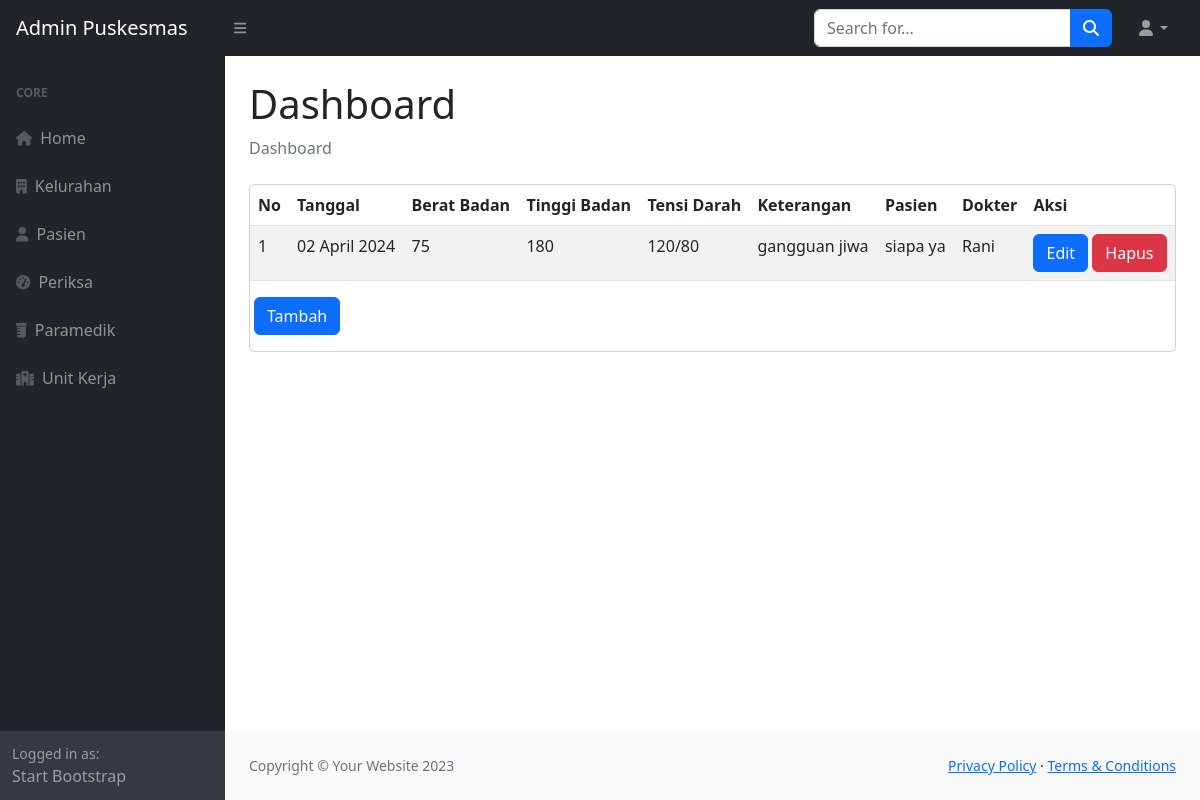
Page /admin/periksadb/index.php on the committed database.
### tables this page shows
CREATE TABLE `periksa` (
  `id` int(11) NOT NULL,
  `tanggal` date NOT NULL,
  `berat` double NOT NULL,
  `tinggi` double NOT NULL,
  `tensi` varchar(20) NOT NULL,
  `keterangan` varchar(100) DEFAULT NULL,
  `pasien_id` int(11) NOT NULL,
  `dokter_id` int(11) NOT NULL
);

CREATE TABLE `pasien` (
  `id` int(11) NOT NULL,
  `kode` varchar(10) NOT NULL,
  `nama` varchar(45) NOT NULL,
  `tmp_lahir` varchar(30) NOT NULL,
  `tgl_lahir` date NOT NULL,
  `gender` char(1) NOT NULL,
  `email` varchar(50) NOT NULL,
  `alamat` varchar(100) NOT NULL,
  `kelurahan_id` int(11) NOT NULL
);

CREATE TABLE `paramedik` (
  `id` int(11) NOT NULL,
  `nama` varchar(45) NOT NULL,
  `gender` char(1) NOT NULL,
  `tmp_lahir` varchar(30) NOT NULL,
  `tgl_lahir` date NOT NULL,
  `kategori` enum('Dokter Umum','Perawat','Bidan','Dokter Spesialis','Asisten Medis') DEFAULT NULL,
  `telpon` varchar(20) NOT NULL,
  `alamat` varchar(100) NOT NULL,
  `unit_kerja_id` int(11) NOT NULL
);

### admin/periksadb/index.php (the view)
<!DOCTYPE html>
<html lang="en">
    <?php require_once('../koneksi.php') ?>
    <?php include_once('../models/meta.php') ?>
    <body class="sb-nav-fixed">
        <?php include_once('../models/header.php') ?>
        <div id="layoutSidenav">
            <div id="layoutSidenav_nav">
                <?php include_once('../models/sidebar.php') ?>
            </div>
            <div id="layoutSidenav_content">
                <main>
                    <div class="container-fluid px-4">
                        <h1 class="mt-4">Dashboard</h1>
                        <ol class="breadcrumb mb-4">
                            <li class="breadcrumb-item active">Dashboard</li>
                        </ol>
                        <div class="card mb-4">
                            <div class="table-responsive">
                            <table class="table table-striped custom-table">
                                            <thead>
                                                <tr>
                                                    <th>No</th>
                                                    <th>Tanggal</th>
                                                    <th>Berat Badan</th>
                                                    <th>Tinggi Badan</th>
                                                    <th>Tensi Darah</th>
                                                    <th>Keterangan</th>
                                                    <th>Pasien</th>
                                                    <th>Dokter</th>
                                                    <th>Aksi</th>
                                                </tr>
                                            </thead>
                                            <tbody>
                                                <?php
                                                $no = 1;
                                                $sql = "SELECT periksa.*, pasien.nama as pasien, paramedik.nama as dokter FROM periksa INNER JOIN pasien ON periksa.pasien_id = pasien.id INNER JOIN paramedik ON periksa.dokter_id = paramedik.id";
                                                $stmt = $dbh->prepare($sql);
                                                $stmt->execute();
                                                $result = $stmt->fetchAll();
                                                foreach ($result as $row) { ?>
                                                    <tr>
                                                        <td><?= $no++ ?></td>
                                                        <td><?= date('d F Y', strtotime($row['tanggal'])); ?></td>
                                                        <td><?= $row['berat'] ?></td>
                                                        <td><?= $row['tinggi'] ?></td>
                                                        <td><?= $row['tensi'] ?></td>
                                                        <td><?= $row['keterangan'] ?></td>
                                                        <td><?= $row['pasien'] ?></td>
                                                        <td><?= $row['dokter'] ?></td>
                                                        <td>
                                                            <a class="btn btn-primary" href="editdata.php?id=<?= $row['id'] ?>">Edit</a>
                                                            <a class="btn btn-danger" href="hapusdata.php?id=<?= $row['id'] ?>">Hapus</a>
                                                        </td>
                                                    </tr>
                                                <?php }
                                                ?>
                                            </tbody>
                                        </table>
                                            <button class="btn btn-primary mb-3 ms-1"><a href="tambahdata.php" class="text-white" style="text-decoration: none;">Tambah</a></button>
                            </div>
                        </div>
                    </div>
                </main>
                <?php include_once('../models/footer.php') ?>
            </div>
        </div>
    </body>
</html>

### rows in the picture
periksa: tanggal "02 April 2024", berat "75", tinggi "180", tensi "120/80", keterangan "gangguan jiwa", pasien.nama "siapa ya", dokter.nama "Rani"
